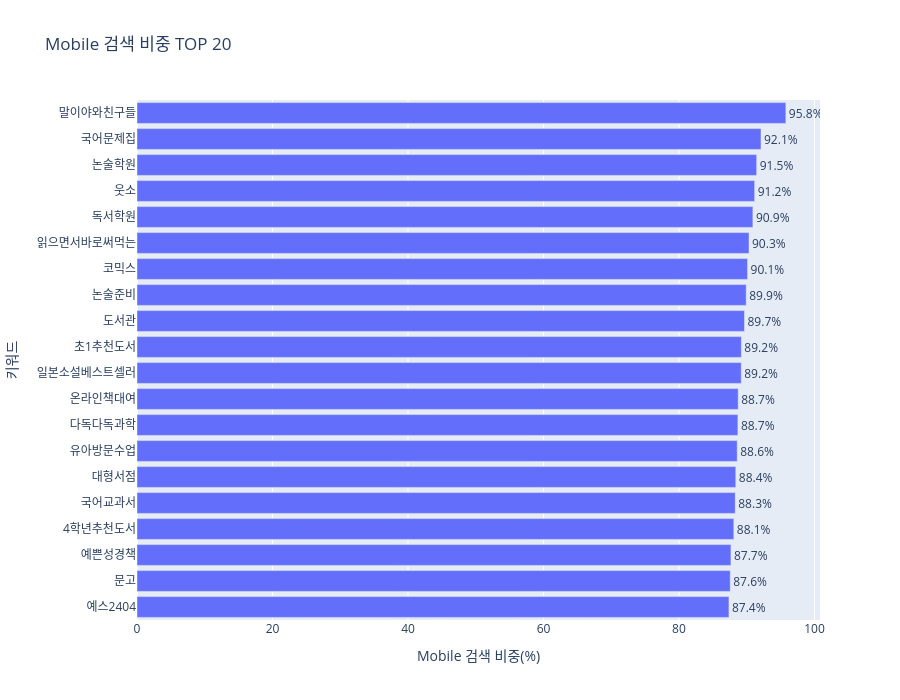

Notebook code for this chart:
### Code cell
fig = px.bar(
    mobile_keywords,
    x="mobile_ratio",
    y="keyword",
    orientation="h",
    
    title="Mobile 검색 비중 TOP 20",

    labels={
        "keyword": "키워드",
        "mobile_ratio": "Mobile 검색 비중(%)",
        "search_total": "전체 검색량"
    },

    hover_data=[
        "search_total",
        "search_mobile"
    ],

    text="mobile_ratio"
)

fig.update_layout(
    yaxis={"categoryorder": "total ascending"},
    height=700
)

fig.update_traces(
    texttemplate="%{text:.1f}%",
    textposition="outside"
)

fig.show()

### Figure 1 — Plotly figure (JSON) as saved in the notebook; plotly's stock layout.template omitted (floating-point values rounded to 4 significant figures)
{"data": [{"customdata": [[3550.0, 3400.0], [1900.0, 1750.0], [10900.0, 9970.0], [13930.0, 12700.0], [1210.0, 1100.0], [2380.0, 2150.0], [2430.0, 2190.0], [1290.0, 1160.0], [89220.0, 80000.0], [1390.0, 1240.0], [1480.0, 1320.0], [1510.0, 1340.0], [1150.0, 1020.0], [1140.0, 1010.0], [3530.0, 3120.0], [1710.0, 1510.0], [2100.0, 1850.0], [1460.0, 1280.0], [3700.0, 3240.0], [3010.0, 2630.0]], "hovertemplate": "Mobile 검색 비중(%)=%{text}<br>키워드=%{y}<br>전체 검색량=%{customdata[0]}<br>search_mobile=%{customdata[1]}<extra></extra>", "legendgroup": "", "marker": {"color": "#636efa", "pattern": {"shape": ""}}, "name": "", "orientation": "h", "showlegend": false, "text": [95.77, 92.11, 91.47, 91.17, 90.91, 90.34, 90.12, 89.92, 89.67, 89.21, 89.19, 88.74, 88.7, 88.6, 88.39, 88.3, 88.1, 87.67, 87.57, 87.38], "textposition": "outside", "texttemplate": "%{text:.1f}%", "type": "bar", "x": [95.77, 92.11, 91.47, 91.17, 90.91, 90.34, 90.12, 89.92, 89.67, 89.21, 89.19, 88.74, 88.7, 88.6, 88.39, 88.3, 88.1, 87.67, 87.57, 87.38], "xaxis": "x", "y": ["말이야와친구들", "국어문제집", "논술학원", "웃소", "독서학원", "읽으면서바로써먹는", "코믹스", "논술준비", "도서관", "초1추천도서", "일본소설베스트셀러", "온라인책대여", "다독다독과학", "유아방문수업", "대형서점", "국어교과서", "4학년추천도서", "예쁜성경책", "문고", "예스2404"], "yaxis": "y"}], "layout": {"barmode": "relative", "height": 700, "legend": {"tracegroupgap": 0}, "title": {"text": "Mobile 검색 비중 TOP 20"}, "xaxis": {"anchor": "y", "domain": [0, 1], "title": {"text": "Mobile 검색 비중(%)"}}, "yaxis": {"anchor": "x", "categoryorder": "total ascending", "domain": [0, 1], "title": {"text": "키워드"}}}}
